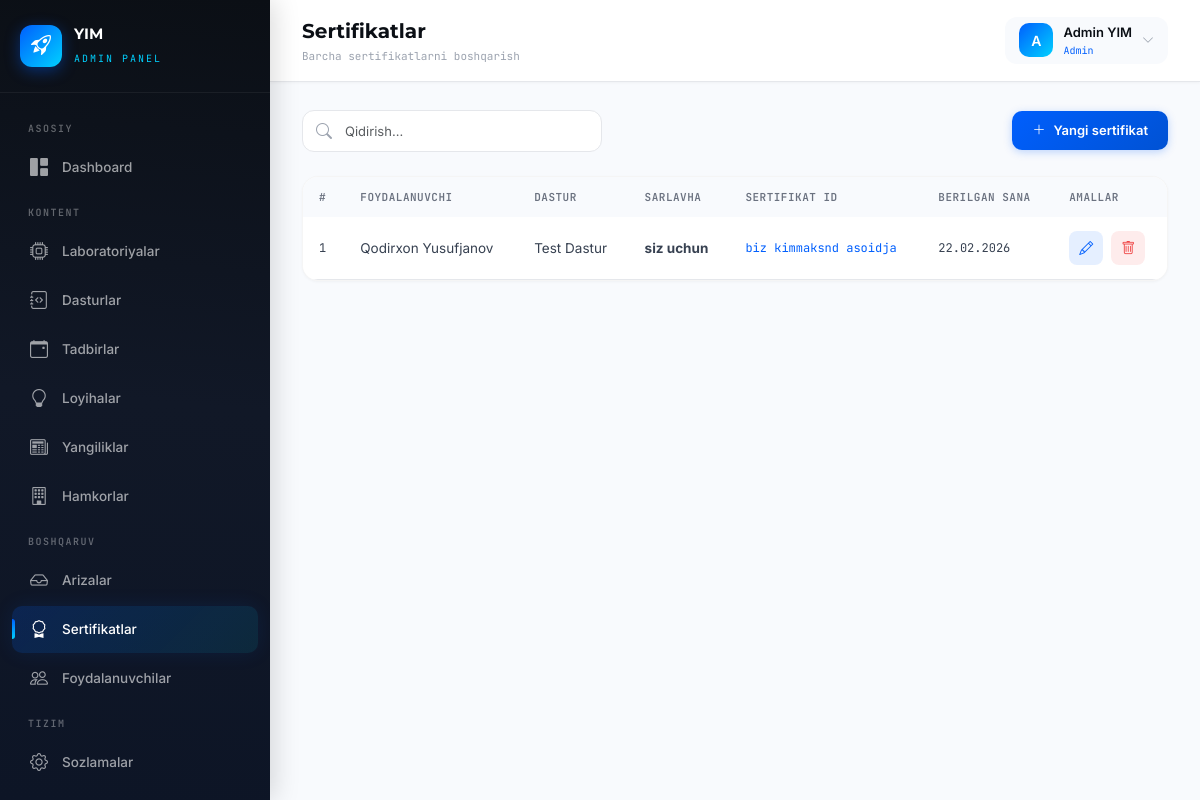
The app's page /admin-panel/certificates/ (signed in) with its own data.
### accounts/models.py (models this page shows, shortened)
class User(AbstractUser):
    ROLE_CHOICES = (
        ('admin', 'Admin'),
        ('student', 'Student'),
    )
    role = models.CharField(max_length=10, choices=ROLE_CHOICES, default='student')
    phone = models.CharField(max_length=20, blank=True, null=True)
    avatar = models.ImageField(upload_to='avatars/', blank=True, null=True)
    bio = models.TextField(blank=True, null=True)
    birth_date = models.DateField(blank=True, null=True)
    @property
    def is_admin_user(self):
        return self.role == 'admin' or self.is_superuser

### dashboard/models.py (models this page shows, shortened)
class Certificate(models.Model):
    user = models.ForeignKey(settings.AUTH_USER_MODEL, on_delete=models.CASCADE, related_name='certificates', verbose_name="Foydalanuvchi")
    program = models.ForeignKey(Program, on_delete=models.SET_NULL, null=True, blank=True, related_name='certificates', verbose_name="Dastur")
    title = models.CharField(max_length=300, verbose_name="Sarlavha")
    certificate_id = models.CharField(max_length=50, unique=True, verbose_name="Sertifikat ID")
    issued_date = models.DateField(verbose_name="Berilgan sana")
    pdf_file = models.FileField(upload_to='certificates/', blank=True, null=True, verbose_name="PDF fayl")
    created_at = models.DateTimeField(auto_now_add=True)
    class Meta:
        ordering = ['-issued_date']
        verbose_name = "Sertifikat"
        verbose_name_plural = "Sertifikatlar"

class Program(models.Model):
    LEVEL_CHOICES = (
        ('beginner', "Boshlang'ich"),
        ('advanced', "Ilg'or"),
    )
    FORMAT_CHOICES = (
        ('offline', 'Offline'),
        ('online', 'Online'),
        ('hybrid', 'Gibrid'),
    )
    name = models.CharField(max_length=200, verbose_name="Nomi")
    laboratory = models.ForeignKey(Laboratory, on_delete=models.SET_NULL, null=True, blank=True, related_name='programs', verbose_name="Laboratoriya")
    image = models.ImageField(upload_to='programs/', blank=True, null=True, verbose_name="Rasm")
    description = models.TextField(blank=True, verbose_name="Tavsif")
    level = models.CharField(max_length=20, choices=LEVEL_CHOICES, default='beginner', verbose_name="Daraja")
    age_min = models.PositiveIntegerField(default=10, verbose_name="Minimal yosh")
    age_max = models.PositiveIntegerField(default=25, verbose_name="Maksimal yosh")
    format = models.CharField(max_length=20, choices=FORMAT_CHOICES, default='offline', verbose_name="Format")
    duration = models.CharField(max_length=100, blank=True, verbose_name="Davomiylik")
    start_date = models.DateField(blank=True, null=True, verbose_name="Boshlanish sanasi")
    end_date = models.DateField(blank=True, null=True, verbose_name="Tugash sanasi")
    is_active = models.BooleanField(default=True, verbose_name="Faol")
    created_at = models.DateTimeField(auto_now_add=True)
    updated_at = models.DateTimeField(auto_now=True)
    class Meta:
        ordering = ['-created_at']
        verbose_name = "Dastur"
        verbose_name_plural = "Dasturlar"
    def __str__(self):
        return self.name

### dashboard/views.py (the view)
# urls.py: path('certificates/', views.certificate_list, name='certificate_list'),
@admin_required
def certificate_list(request):
    items = Certificate.objects.select_related('user', 'program').all()
    return render(request, 'dashboard/certificates/list.html', {'certificates': items})

### dashboard/context_processors.py (called while the page is built)
def pending_applications(request):
    if request.user.is_authenticated:
        try:
            count = Application.objects.filter(status='pending').count()
            return {'pending_count': count}
        except Exception:
            return {'pending_count': 0}
    return {'pending_count': 0}

### dashboard/views.py (called while the page is built)
def admin_required(view_func):
    @wraps(view_func)
    @login_required
    def wrapper(request, *args, **kwargs):
        if not request.user.is_admin_user:
            messages.error(request, "Sizda ruxsat yo'q!")
            return redirect('login')
        return view_func(request, *args, **kwargs)
    return wrapper

### templates/dashboard/certificates/list.html (shortened to what this page needs)
{% extends "dashboard/base.html" %}
{% block page_title %}Sertifikatlar{% endblock %}
{% block page_subtitle %}Barcha sertifikatlarni boshqarish{% endblock %}
{% block content %}
<div class="d-flex justify-content-between align-items-center mb-4 flex-wrap gap-3">
    <div class="search-box">
        <i class="bi bi-search"></i>
        <form method="get">
            <input type="text" class="form-control" name="search" value="{{ search }}" placeholder="Qidirish...">
        </form>
    </div>
    <a href="{% url 'dashboard:certificate_create' %}" class="btn btn-primary-custom">
        <i class="bi bi-plus-lg me-2"></i>Yangi sertifikat
    </a>
</div>
<div class="data-card animate-in">
    <div class="table-responsive">
        <table class="table table-modern mb-0">
            <thead>
                <tr>
                    <th>#</th>
                    <th>Foydalanuvchi</th>
                    <th>Dastur</th>
                    <th>Sarlavha</th>
                    <th>Sertifikat ID</th>
                    <th>Berilgan sana</th>
                    <th>Amallar</th>
                </tr>
            </thead>
            <tbody>
                {% for certificate in certificates %}
                <tr>
                    <td style="font-family: 'JetBrains Mono'; font-size: 12px;">{{ forloop.counter }}</td>
                    <td>{{ certificate.user.get_full_name|default:certificate.user.username }}</td>
                    <td>{{ certificate.program }}</td>
                    <td><strong>{{ certificate.title }}</strong></td>
                    <td style="font-family: 'JetBrains Mono'; font-size: 12px; color: var(--primary);">{{ certificate.certificate_id }}</td>
                    <td style="font-family: 'JetBrains Mono'; font-size: 12px;">{{ certificate.issued_date|date:"d.m.Y" }}</td>
                    <td>
                        <div class="d-flex gap-2">
                            <a href="{% url 'dashboard:certificate_edit' certificate.pk %}" class="btn-action edit" title="Tahrirlash"><i class="bi bi-pencil"></i></a>
                            <button class="btn-action delete" title="O'chirish" data-bs-toggle="modal" data-bs-target="#deleteModal{{ certificate.pk }}"><i class="bi bi-trash"></i></button>
                        </div>
                    </td>
                </tr>
                {% endfor %}
            </tbody>
        </table>
    </div>
</div>
{% endblock %}

### templates/dashboard/base.html (shortened to what this page needs)
{% load static %}
<!DOCTYPE html>
<html lang="uz" data-bs-theme="light">
<head>
    <link href="https://cdn.jsdelivr.net/npm/bootstrap@5.3.3/dist/css/bootstrap.min.css" rel="stylesheet">
    <link href="https://cdn.jsdelivr.net/npm/bootstrap-icons@1.11.3/font/bootstrap-icons.min.css" rel="stylesheet">
</head>
<body>
    <aside class="sidebar" id="sidebar">
        <div class="sidebar-brand">
            <div class="brand-icon">
                <i class="bi bi-rocket-takeoff"></i>
            </div>
            <div>
                <h5>YIM</h5>
                <small>Admin Panel</small>
            </div>
        </div>
        <nav class="sidebar-nav">
            <div class="nav-section-title">Asosiy</div>
            <a href="{% url 'dashboard:home' %}" class="nav-link {% if request.resolver_match.url_name == 'home' %}active{% endif %}">
                <i class="bi bi-grid-1x2-fill"></i>
                Dashboard
            </a>
            <div class="nav-section-title">Kontent</div>
            <a href="{% url 'dashboard:laboratory_list' %}" class="nav-link {% if 'laborator' in request.resolver_match.url_name %}active{% endif %}">
                <i class="bi bi-cpu"></i>
                Laboratoriyalar
            </a>
            <a href="{% url 'dashboard:program_list' %}" class="nav-link {% if 'program' in request.resolver_match.url_name %}active{% endif %}">
                <i class="bi bi-journal-code"></i>
                Dasturlar
            </a>
            <a href="{% url 'dashboard:event_list' %}" class="nav-link {% if 'event' in request.resolver_match.url_name %}active{% endif %}">
                <i class="bi bi-calendar-event"></i>
                Tadbirlar
            </a>
            <a href="{% url 'dashboard:project_list' %}" class="nav-link {% if 'project' in request.resolver_match.url_name %}active{% endif %}">
                <i class="bi bi-lightbulb"></i>
                Loyihalar
            </a>
            <a href="{% url 'dashboard:news_list' %}" class="nav-link {% if 'news' in request.resolver_match.url_name %}active{% endif %}">
                <i class="bi bi-newspaper"></i>
                Yangiliklar
            </a>
            <a href="{% url 'dashboard:partner_list' %}" class="nav-link {% if 'partner' in request.resolver_match.url_name %}active{% endif %}">
                <i class="bi bi-building"></i>
                Hamkorlar
            </a>
            <div class="nav-section-title">Boshqaruv</div>
            <a href="{% url 'dashboard:application_list' %}" class="nav-link {% if 'application' in request.resolver_match.url_name %}active{% endif %}">
                <i class="bi bi-inbox"></i>
                Arizalar
            </a>
            <a href="{% url 'dashboard:certificate_list' %}" class="nav-link {% if 'certificate' in request.resolver_match.url_name %}active{% endif %}">
                <i class="bi bi-award"></i>
                Sertifikatlar
            </a>
            <a href="{% url 'dashboard:user_list' %}" class="nav-link {% if 'user' in request.resolver_match.url_name %}active{% endif %}">
                <i class="bi bi-people"></i>
                Foydalanuvchilar
            </a>
            <div class="nav-section-title">Tizim</div>
            <a href="{% url 'dashboard:site_settings' %}" class="nav-link {% if request.resolver_match.url_name == 'site_settings' %}active{% endif %}">
                <i class="bi bi-gear"></i>
                Sozlamalar
            </a>
            <a href="{% url 'logout' %}" class="nav-link" style="color: rgba(239, 68, 68, 0.7);">
            </a>
        </nav>
    </aside>
    <div class="main-content">
        <header class="topbar">
            <div class="d-flex align-items-center gap-3">
                <div class="page-title">
                    {% block page_title %}Dashboard{% endblock %}
                    <small>{% block page_subtitle %}Yoshlar innovatsiya markazi{% endblock %}</small>
                </div>
            </div>
            <div class="topbar-right">
                <div class="dropdown">
                    <div class="user-info" data-bs-toggle="dropdown">
                        <div class="user-avatar">
                            {{ request.user.username|first|upper }}
                        </div>
                        <div>
                            <div class="name">{{ request.user.get_full_name|default:request.user.username }}</div>
                            <div class="role-badge">{{ request.user.get_role_display|default:"Admin" }}</div>
                        </div>
                        <i class="bi bi-chevron-down" style="font-size: 12px; color: #9CA3AF;"></i>
                    </div>
                </div>
            </div>
        </header>
        <div class="content-area">
            {% block content %}{% endblock %}
        </div>
    </div>
</body>
</html>

### records on screen
User: user.username|first "A", user.get_full_name "Admin YIM", user.role "Admin"
Certificate: user.get_full_name "Qodirxon Yusufjanov", program "Test Dastur", title "siz uchun", certificate_id "biz kimmaksnd asoidja", issued_date "22.02.2026"
